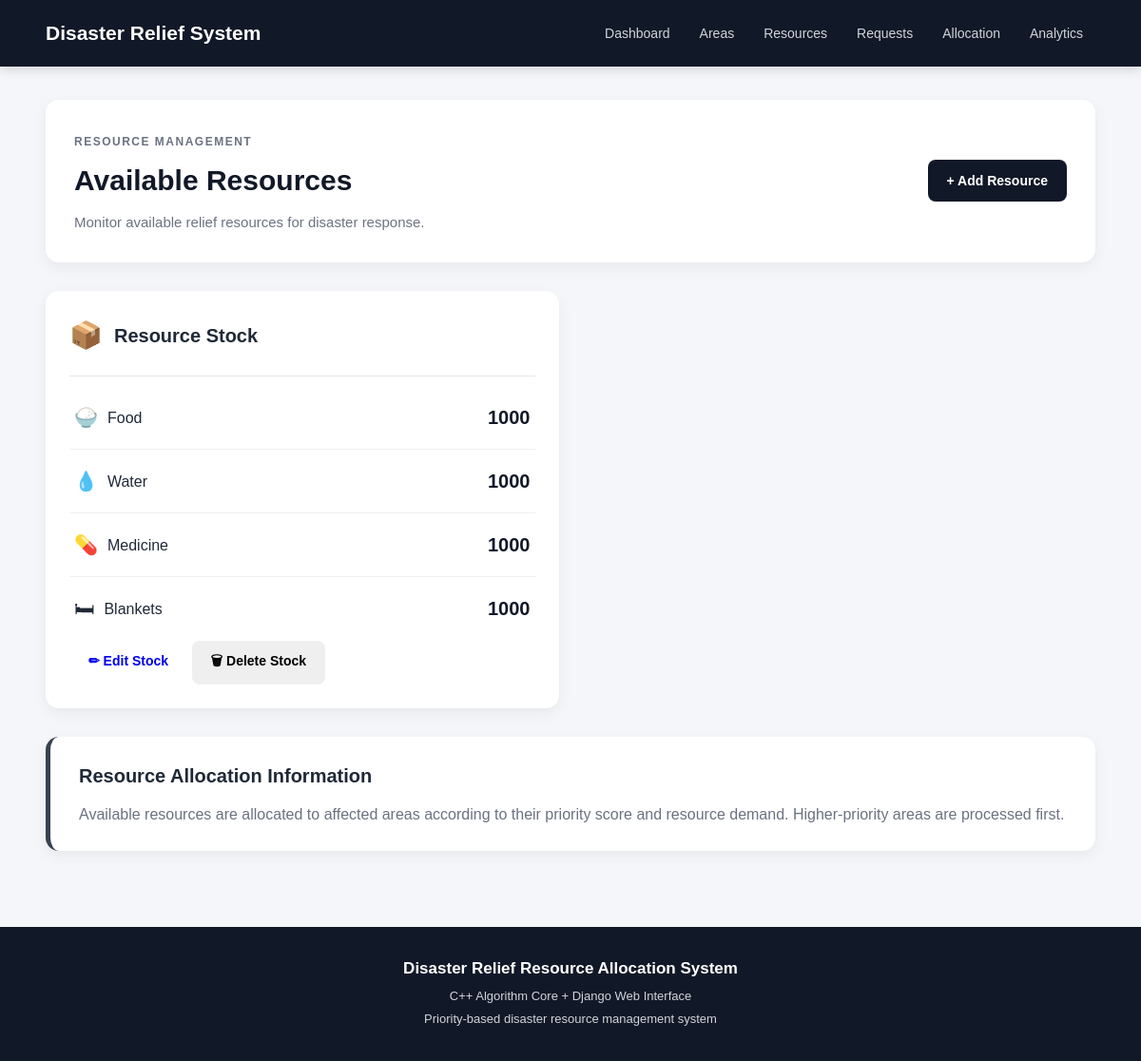
Page /resources/ on the committed database.
### relief/models.py (models this page shows, shortened)
class AvailableResources(models.Model):
    food = models.PositiveIntegerField(default=0)
    water = models.PositiveIntegerField(default=0)
    medicine = models.PositiveIntegerField(default=0)
    blankets = models.PositiveIntegerField(default=0)

### relief/views.py (the view)
def resources(request):
    available_resources = (
        AvailableResources.objects.all()
    )
    return render(
        request,
        "relief/resources.html",
        {
            "resources": available_resources
        }
    )

### relief/templates/relief/resources.html (shortened to what this page needs)
{% extends "relief/base.html" %}
{% block content %}
<div class="page-header page-header-flex">
    <div>
        <span class="section-label">
            RESOURCE MANAGEMENT
        </span>
        <h1>
            Available Resources
        </h1>
        <p>
            Monitor available relief resources for disaster response.
        </p>
    </div>
    <div>
        <a href="{% url 'add_resources' %}" class="btn btn-primary">
            + Add Resource
        </a>
    </div>
</div>
<div class="resource-grid">
    {% if resources %}
        {% for resource in resources %}
        <div class="resource-card">
            <div class="resource-card-header">
                <span class="resource-icon">
                    📦
                </span>
                <h2>
                    Resource Stock
                </h2>
            </div>
            <div class="resource-list">
                <div class="resource-item">
                    <div>
                        <span class="resource-symbol">
                            🍚
                        </span>
                        <span>
                            Food
                        </span>
                    </div>
                    <strong>
                        {{ resource.food }}
                    </strong>
                </div>
                <div class="resource-item">
                    <div>
                        <span class="resource-symbol">
                            💧
                        </span>
                        <span>
                            Water
                        </span>
                    </div>
                    <strong>
                        {{ resource.water }}
                    </strong>
                </div>
                <div class="resource-item">
                    <div>
                        <span class="resource-symbol">
                            💊
                        </span>
                        <span>
                            Medicine
                        </span>
                    </div>
                    <strong>
                        {{ resource.medicine }}
                    </strong>
                </div>
                <div class="resource-item">
                    <div>
                        <span class="resource-symbol">
                            🛏
                        </span>
                        <span>
                            Blankets
                        </span>
                    </div>
                    <strong>
                        {{ resource.blankets }}
                    </strong>
                </div>
            </div>
            <div class="resource-actions">
                <a
                    href="{% url 'edit_resources' resource.id %}"
                    class="btn btn-edit"
                >
                    ✏ Edit Stock
                </a>
                <form
                    method="POST"
                    action="{% url 'delete_resources' resource.id %}"
                    onsubmit="return confirm('Are you sure you want to delete this resource stock?');"
                    style="display: inline;"
                >
                    <button
                        type="submit"
                        class="btn btn-delete"
                    >
                        🗑 Delete Stock
                    </button>
                </form>
            </div>
        </div>
        {% endfor %}
    {% endif %}
</div>
<div class="info-card">
    <h2>
        Resource Allocation Information
    </h2>
    <p>
        Available resources are allocated to affected areas
        according to their priority score and resource demand.
        Higher-priority areas are processed first.
    </p>
</div>
{% endblock %}

### static/css/style.css (style rules this page uses)
* { margin: 0; padding: 0; box-sizing: border-box; }
html { scroll-behavior: smooth; }
body { font-family: Arial, Helvetica, sans-serif; background: #f4f6f9; color: #1f2937; line-height: 1.6; }
.page-header { background: white; padding: 30px; border-radius: 14px; margin-bottom: 30px; box-shadow: 0 5px 15px rgba(0, 0, 0, 0.06); }
.page-header h1 { font-size: 30px; color: #111827; margin: 5px 0 8px; }
.page-header p { color: #6b7280; font-size: 15px; }
.section-label { color: #6b7280; font-size: 12px; font-weight: bold; letter-spacing: 1.5px; text-transform: uppercase; }
.resource-grid { display: grid; grid-template-columns: repeat(2, 1fr); gap: 25px; margin-bottom: 30px; }
.resource-card { background: white; border-radius: 14px; padding: 25px; box-shadow: 0 5px 15px rgba(0, 0, 0, 0.06); }
.resource-card-header { display: flex; align-items: center; gap: 12px; padding-bottom: 20px; border-bottom: 1px solid #e5e7eb; margin-bottom: 10px; }
.resource-card-header h2 { font-size: 20px; }
.resource-icon { font-size: 28px; }
.resource-list { display: flex; flex-direction: column; }
.resource-item { display: flex; align-items: center; justify-content: space-between; padding: 17px 5px; border-bottom: 1px solid #f0f0f0; }
.resource-item:last-child { border-bottom: none; }
.resource-item > div { display: flex; align-items: center; gap: 10px; }
.resource-item strong { font-size: 20px; color: #111827; }
.resource-symbol { font-size: 20px; }
.info-card { background: white; padding: 25px 30px; border-radius: 14px; margin-bottom: 30px; box-shadow: 0 5px 15px rgba(0, 0, 0, 0.06); border-left: 5px solid #374151; }
.info-card h2 { font-size: 20px; margin-bottom: 12px; }
.info-card p { color: #6b7280; margin-bottom: 10px; }
.info-card p:last-child { margin-bottom: 0; }
.btn { display: inline-block; padding: 11px 20px; border-radius: 8px; text-decoration: none; font-size: 14px; font-weight: bold; border: none; cursor: pointer; transition: 0.2s; }
.btn-primary { background: #111827; color: white; }
.page-header-flex { display: flex; align-items: center; justify-content: space-between; gap: 20px; }

### rows in the picture
AvailableResources: food "1000", water "1000", medicine "1000", blankets "1000"
